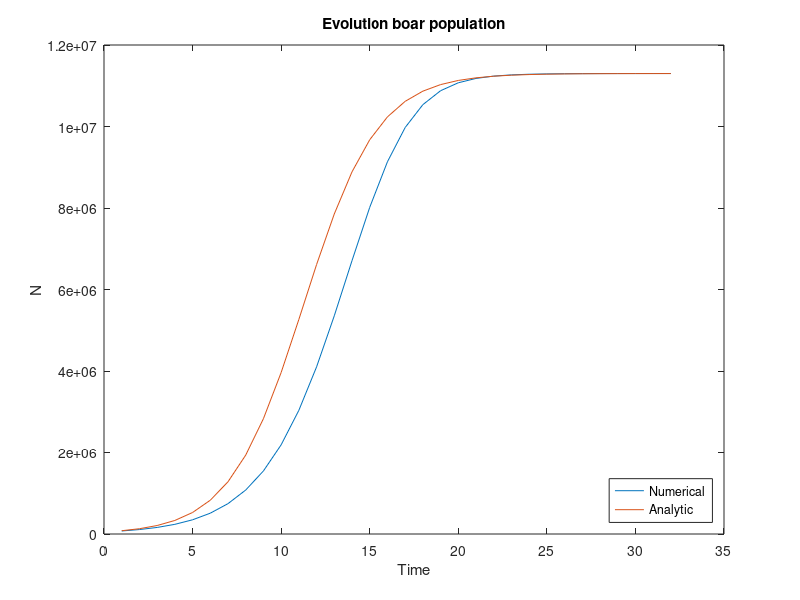
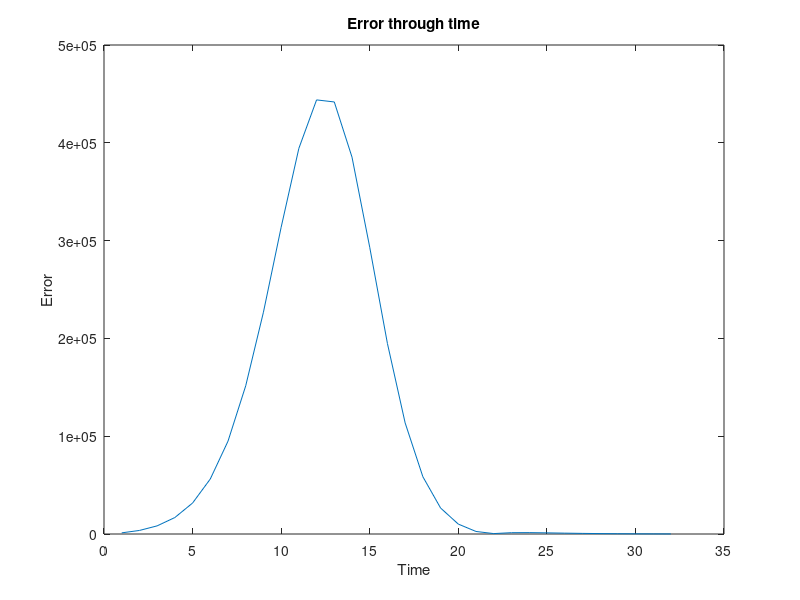
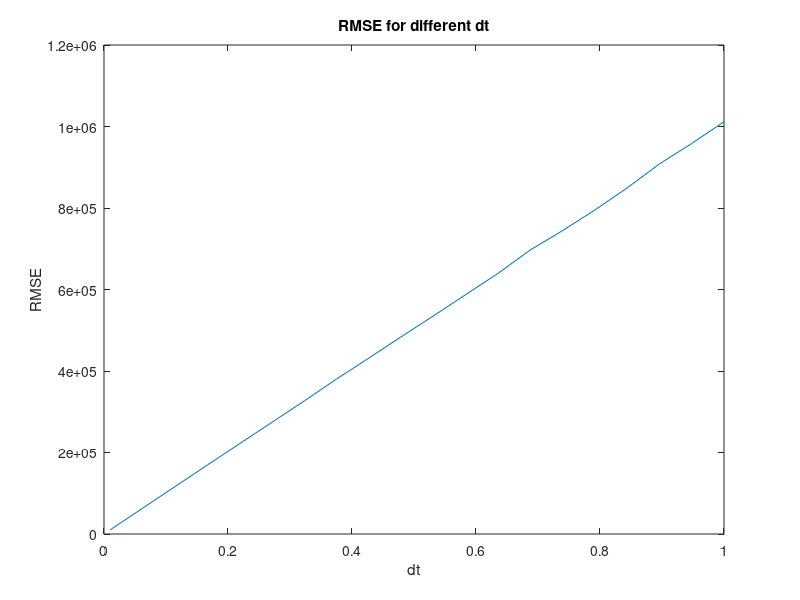

Write the MATLAB code that produced these figures, in order.
% Solve the population problem with the carrying capacity
clearvars
clc
close all

dt = 1;
tMax = 30;
t = 0:dt:tMax;
r = 0.48;
N_0 = 50e3;
K = 20 * 305000; % density * A

%% Numerical
N_n = zeros(1,11);
N_n(1)= N_0;
for i=2:length(t)
    N_n(i) = N_n(i-1)+N_n(i-1)*r*(1-N_n(i-1)/K);
end

%% Time until eq pop
% Numerical
r = 0.48;
K = 11.3e6;
N_ini = 50e3;

N_store = [];
T_store = [];

N = N_ini;
time = 0;
iter = 0;
dt=1; %years

while N<0.99999*K
    iter = iter+1;
    time=time+dt;
    dN=r*N*(1-N/K);
    N=N+dN*dt;
    N_store(iter)=N;
    T_store(iter)=time;
end

% Analytical
A = (K - N_ini)/N_ini;
popAtTime = @(K,r,t) K./(A*exp(-r.*t)+1);

Na = popAtTime(K,r,T_store);

figure(1);
plot(T_store,N_store)
hold on
plot(T_store, Na);
xlabel('Time');
ylabel('N');
legend('Numerical','Analytic','location','southeast')
title('Evolution boar population')

%% Truncation error: error at the end = offset between both solutions
% Influence time
Error=((Na-N_store).^2/length(T_store)).^0.5;
figure(2);
plot(T_store,Error)
xlabel('Time');
ylabel('Error');
title('Error through time')

% Influence dt
steps=linspace(0.01,1,20);
RMSE=zeros(1,length(steps));
A = (K - N_ini)/N_ini;
popAtTime = @(K,r,t) K./(A*exp(-r.*t)+1);
for i=1:numel(steps)
    dt=steps(i);
    
    % Numerical
    r = 0.48;
    K = 11.3e6;
    N_ini = 50e3;

    N_store = [];
    T_store = [];

    N = N_ini;
    time = 0;
    iter = 0;

    while N<0.99999*K
        iter = iter+1;
        time=time+dt;
        dN=r*N*(1-N/K);
        N=N+dN*dt;
        N_store(iter)=N;
        T_store(iter)=time;
    end

    % Analytical
    N_ana=popAtTime(K,r,T_store);
    
    % RMSE
    RMSE(i)=(sum((N_ana-N_store).^2)/length(T_store)).^0.5;
end

figure(3);
plot(steps,RMSE)
xlabel('dt');
ylabel('RMSE');
title('RMSE for different dt') % linear